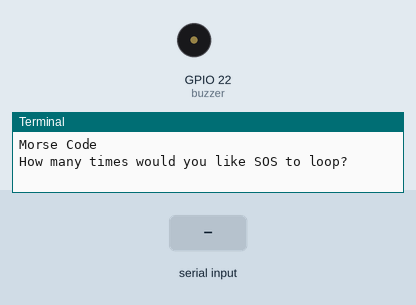
A program run on a simulated Raspberry Pi (BCM pin numbers). Parts: buzzer (waves = sounding, pin HIGH), the last lines printed to the terminal. Inputs (shaded band) come from the test bench.

Above: at 1.2 s.
1.3 s: "5" typed at the terminal, then Enter
At 2.25 s:
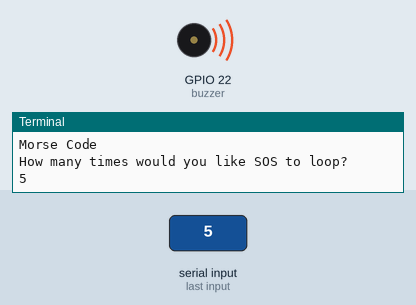
Timing chart, 0 to 10.3 s (numbered marks = the images above; inputs shaded):
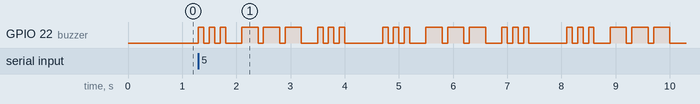

The program:

6-morsecode.py
```python
# CamJam Edukit 1 - Basics
# Worksheet 6 - Morse Code

# Import Libraries
import os                   # Gives Python access to Linux commands
import time                 # Proves time related commands
from gpiozero import Buzzer # The GPIO Zero buzzer functions

# Set pin 25 as a buzzer
buzzer = Buzzer(22)

# Define some ‘user-defined functions’
def dot(): # A single Morse dot
    buzzer.on()
    time.sleep(0.1)
    buzzer.off()
    time.sleep(0.1)

def dash(): # A single Morse dash
    buzzer.on()
    time.sleep(0.3)
    buzzer.off()
    time.sleep(0.1)

def letterSpace(): # The space between letters
    time.sleep(0.2)

def wordSpace(): # The space between words
    time.sleep(0.6)

def morseS(): # The Morse for S, ...
    dot()
    dot()
    dot()

def morseO(): # The Morse for O, ---
    dash()
    dash()
    dash()

os.system('clear') # Clears the terminal window

print("Morse Code")

# Prompt the user for input
loop_count = input("How many times would you like SOS to loop? ")
loop_count = int(loop_count) # Convert text input into an integer

while loop_count > 0: # Loop around the chosen number of times
    morseS()
    letterSpace()
    morseO()
    letterSpace()
    morseS()
    wordSpace()
    loop_count = loop_count - 1
```

Measured:
- after the input at 1.3 s, GPIO 22 (buzzer): LOW → HIGH at once, then repeats every 3.4 s: 2 × (LOW 0.10 s, HIGH 0.10 s), LOW 0.30 s, 2 × (HIGH 0.30 s, LOW 0.10 s), HIGH 0.30 s, LOW 0.30 s, 2 × (HIGH 0.10 s, LOW 0.10 s), HIGH 0.10 s, LOW 0.70 s, HIGH 0.10 s
